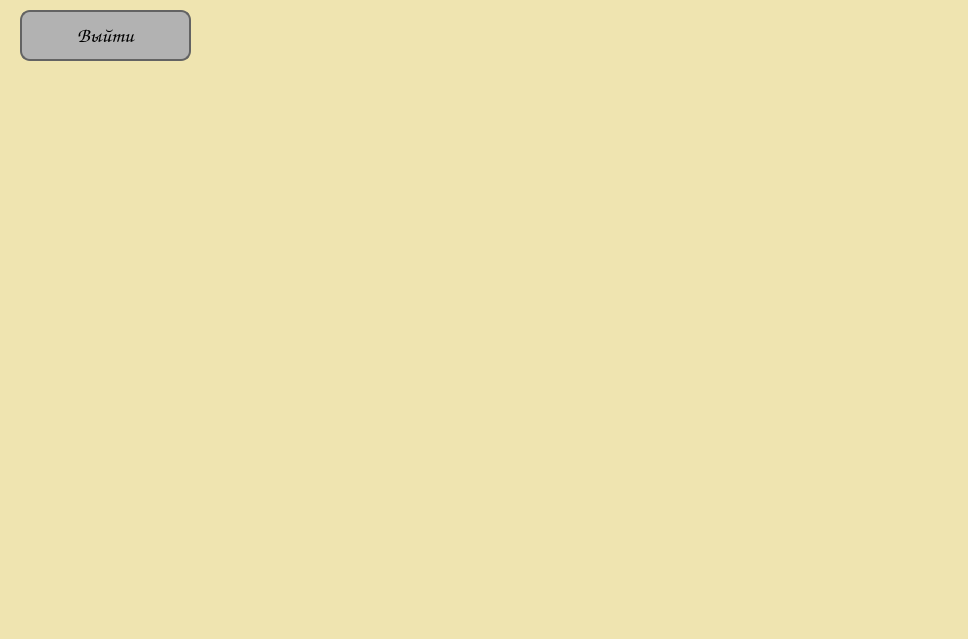
<?xml version="1.0" encoding="UTF-8"?>
<ui version="4.0">
 <class>Dialog</class>
 <widget class="QDialog" name="Dialog">
  <property name="geometry">
   <rect>
    <x>0</x>
    <y>0</y>
    <width>968</width>
    <height>639</height>
   </rect>
  </property>
  <property name="windowTitle">
   <string>Dialog</string>
  </property>
  <property name="styleSheet">
   <string notr="true">background-color: rgb(239, 228, 176);</string>
  </property>
  <widget class="QPushButton" name="quitTutorialButton">
   <property name="geometry">
    <rect>
     <x>20</x>
     <y>10</y>
     <width>171</width>
     <height>51</height>
    </rect>
   </property>
   <property name="font">
    <font>
     <family>Comic Sans MS</family>
     <pointsize>16</pointsize>
    </font>
   </property>
   <property name="styleSheet">
    <string notr="true">QPushButton#quitTutorialButton {
background-color: rgb(178, 178, 178);
border: 2px solid rgb(99, 99, 99);
border-radius:10px;
color: black;
}

QPushButton#quitTutorialButton:hover {
background-color: rgb(149, 149, 149);
}</string>
   </property>
   <property name="text">
    <string>Выйти</string>
   </property>
   <property name="shortcut">
    <string extracomment="Закрыть окно с подсказкой"/>
   </property>
  </widget>
  <widget class="QLabel" name="instructionLabel1">
   <property name="geometry">
    <rect>
     <x>10</x>
     <y>70</y>
     <width>941</width>
     <height>561</height>
    </rect>
   </property>
   <property name="text">
    <string/>
   </property>
   <property name="pixmap">
    <pixmap>../images/shopInstruction_page1.png</pixmap>
   </property>
   <property name="scaledContents">
    <bool>true</bool>
   </property>
  </widget>
 </widget>
 <resources/>
 <connections/>
</ui>
